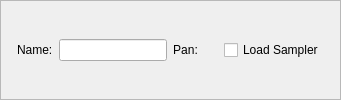
       <widget class="QFrame" name="instrumentPropFrame">
        <property name="frameShape">
         <enum>QFrame::StyledPanel</enum>
        </property>
        <property name="frameShadow">
         <enum>QFrame::Raised</enum>
        </property>
        <layout class="QHBoxLayout" name="horizontalLayout_9" stretch="1,0,0,0,0,0,0">
         <property name="margin">
          <number>16</number>
         </property>
         <item>
          <layout class="QVBoxLayout" name="verticalLayout_3">
           <property name="leftMargin">
            <number>0</number>
           </property>
           <item>
            <layout class="QHBoxLayout" name="horizontalLayout_3" stretch="0,1">
             <property name="topMargin">
              <number>0</number>
             </property>
             <item>
              <widget class="QLabel" name="textLabel2">
               <property name="sizePolicy">
                <sizepolicy hsizetype="Minimum" vsizetype="Preferred">
                 <horstretch>0</horstretch>
                 <verstretch>0</verstretch>
                </sizepolicy>
               </property>
               <property name="minimumSize">
                <size>
                 <width>0</width>
                 <height>0</height>
                </size>
               </property>
               <property name="maximumSize">
                <size>
                 <width>16777215</width>
                 <height>16777215</height>
                </size>
               </property>
               <property name="text">
                <string>Name:</string>
               </property>
               <property name="wordWrap">
                <bool>false</bool>
               </property>
              </widget>
             </item>
             <item>
              <widget class="QLineEdit" name="instrumentName">
               <property name="toolTip">
                <string/>
               </property>
               <property name="whatsThis">
                <string>Selected instrument name.</string>
               </property>
              </widget>
             </item>
            </layout>
           </item>
          </layout>
         </item>
         <item>
          <widget class="QLabel" name="label_12">
           <property name="minimumSize">
            <size>
             <width>0</width>
             <height>0</height>
            </size>
           </property>
           <property name="maximumSize">
            <size>
             <width>16777215</width>
             <height>16777215</height>
            </size>
           </property>
           <property name="text">
            <string>Pan:</string>
           </property>
           <property name="alignment">
            <set>Qt::AlignCenter</set>
           </property>
          </widget>
         </item>
         <item>
          <layout class="QVBoxLayout" name="panBox">
           <property name="spacing">
            <number>0</number>
           </property>
          </layout>
         </item>
         <item>
          <spacer name="horizontalSpacer_7">
           <property name="orientation">
            <enum>Qt::Horizontal</enum>
           </property>
           <property name="sizeHint" stdset="0">
            <size>
             <width>20</width>
             <height>20</height>
            </size>
           </property>
          </spacer>
         </item>
         <item>
          <widget class="QCheckBox" name="chkAutoload">
           <property name="text">
            <string>Load Sampler</string>
           </property>
          </widget>
         </item>
        </layout>
       </widget>
